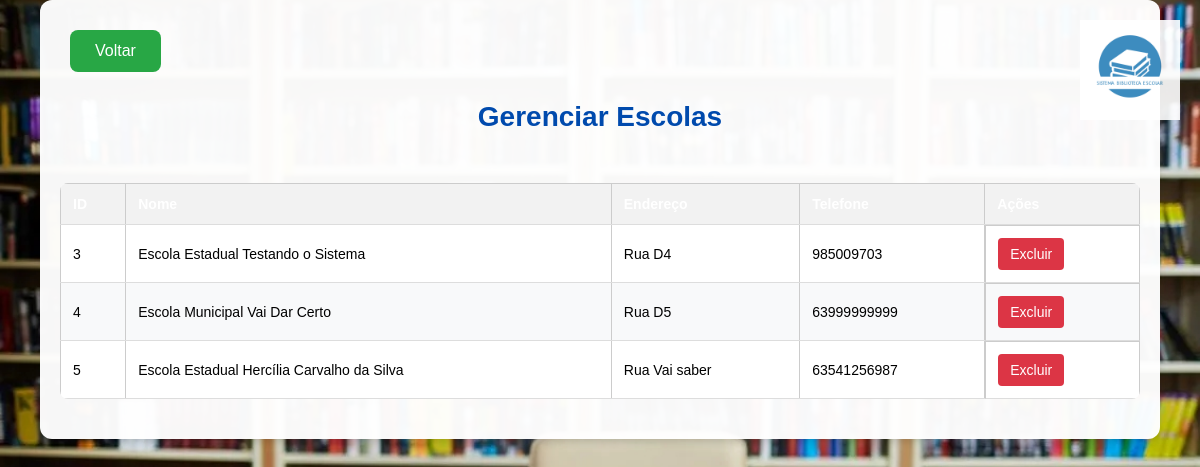
/gerenciar_escolas (signed in), run on an earlier commit of the app's database.
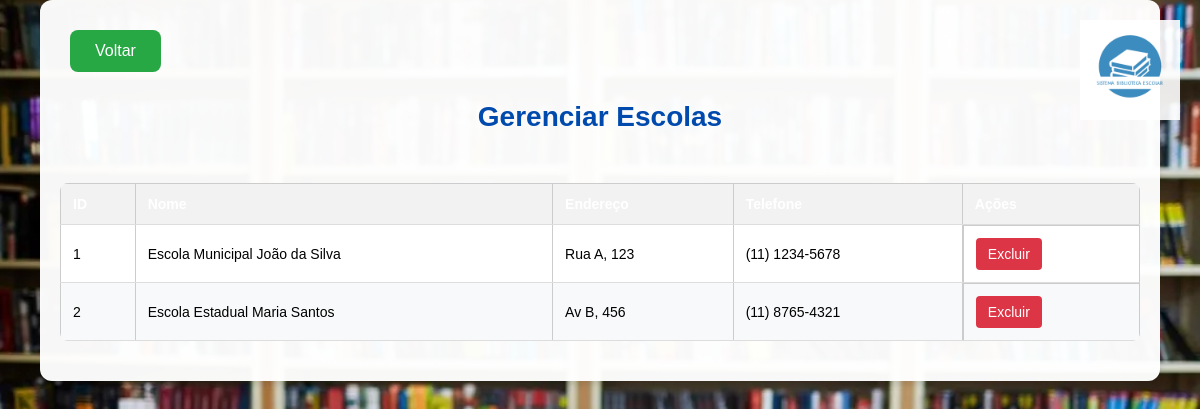
And on a later commit of the database.
### tables this page shows
CREATE TABLE escolas (
    id INTEGER PRIMARY KEY AUTOINCREMENT,
    nome TEXT NOT NULL,
    endereco TEXT,
    telefone TEXT
);

### app.py (the view)
@app.route('/gerenciar_escolas')
def gerenciar_escolas():
    if 'usuario_cpf' not in session:
        return redirect(url_for('login'))
    if session.get('tipo_usuario') != 'super_admin':
        flash('Apenas o administrador geral pode gerenciar escolas!', 'error')
        return redirect(url_for('index'))
    conn = get_db_connection()
    escolas = conn.execute('SELECT * FROM escolas').fetchall()
    conn.close()
    return render_template('gerenciar_escolas.html', escolas=escolas)

### app.py (called while the page is built)
def get_db_connection():
    conn = sqlite3.connect('database.db')
    conn.row_factory = sqlite3.Row
    return conn

### templates/gerenciar_escolas.html (shortened to what this page needs)
<!DOCTYPE html>
<html lang="pt-br">
<head>
    <link rel="stylesheet" href="{{ url_for('static', filename='style.css') }}">
</head>
<body>
    <div class="logo-container">
        <img src="{{ url_for('static', filename='logosbe.png') }}" alt="Logo Sistema Biblioteca Escolar">
    </div>
    <div class="container">
        <a href="{{ url_for('index') }}" class="back-button">Voltar</a>
        <h1>Gerenciar Escolas</h1>
        <div class="table-container">
            <table>
                <thead>
                    <tr>
                        <th>ID</th>
                        <th>Nome</th>
                        <th>Endereço</th>
                        <th>Telefone</th>
                        <th>Ações</th>
                    </tr>
                </thead>
                <tbody>
                    {% for escola in escolas %}
                    <tr>
                        <td>{{ escola.id }}</td>
                        <td>{{ escola.nome }}</td>
                        <td>{{ escola.endereco }}</td>
                        <td>{{ escola.telefone }}</td>
                        <td class="action-buttons">
                            <a href="{{ url_for('excluir_escola', id=escola.id) }}"
                               class="delete-button"
                               onclick="return confirm('Tem certeza que deseja excluir esta escola? Esta ação não pode ser desfeita e excluirá todos os dados relacionados à escola.')">
                                Excluir
                            </a>
                        </td>
                    </tr>
                    {% endfor %}
                </tbody>
            </table>
        </div>
    </div>
</body>
</html>

### static/style.css (style rules this page uses)
body { margin: 0; padding: 0; min-height: 100vh; font-family: Arial, sans-serif; background: url('../static/livro.png.png') no-repeat center center fixed; background-size: cover; display: flex; flex-direction: column; align-items: center; }
.container { background-color: rgba(255, 255, 255, 0.97); padding: 40px; border-radius: 12px; box-shadow: 0 4px 6px rgba(0, 0, 0, 0.1); width: 90%; max-width: 1000px; margin: 40px auto; position: relative; padding-top: 20px; }
.back-button { display: inline-block; padding: 8px 16px; background-color: #28a745; color: white; text-decoration: none; border-radius: 4px; transition: background-color 0.2s; margin-top: 20px; }
table { width: 100%; border-collapse: collapse; margin: 20px 0; background-color: white; }
th, td { padding: 12px; text-align: left; border-bottom: 1px solid #ddd; }
th { background-color: #004aad; color: white; }
tr:nth-child(even) { background-color: #f8f9fa; }
h1 { font-size: 2rem; margin-bottom: 20px; color: #004aad; }
.back-button { padding: 12px 25px; margin: 10px auto; font-size: 16px; background-color: #28a745; color: white; border: none; border-radius: 8px; cursor: pointer; display: inline-block; text-decoration: none; }
table { width: 100%; border-collapse: collapse; margin-top: 20px; }
th, td { padding: 12px 8px; text-align: center; border: 1px solid #ccc; font-size: 14px; }
th { background-color: #003580; color: white; }
a.main-button, a.back-button { display: inline-block; padding: 12px 25px; margin: 10px; font-size: 16px; background-color: #004aad; color: white; border: none; border-radius: 8px; cursor: pointer; text-decoration: none; text-align: center; transition: background 0.3s; }
a.back-button { background-color: #28a745; }
.back-button { padding: 10px 20px; font-size: 16px; background-color: #28a745; color: white; border: none; border-radius: 8px; cursor: pointer; text-decoration: none; transition: background-color 0.3s; display: inline-block; }
table { width: 100%; border-collapse: collapse; margin: 20px 0; background-color: white; border-radius: 8px; overflow: hidden; }
th, td { padding: 12px 15px; text-align: left; border-bottom: 1px solid #ddd; }
th { background-color: #004aad; color: white; font-weight: 500; }
h1 { color: #004aad; margin-bottom: 30px; text-align: center; font-size: 28px; }
.logo-container { position: fixed; top: 20px; right: 20px; z-index: 1000; }
.logo-container img { width: 100px; height: auto; opacity: 0.9; }

### templates/gerenciar_escolas.html (style rules this page uses)
.container { max-width: 1200px; margin: 0 auto; padding: 20px; }
.table-container { overflow-x: auto; }
table { width: 100%; border-collapse: collapse; margin-top: 20px; }
th, td { padding: 12px; text-align: left; border-bottom: 1px solid #ddd; }
th { background-color: #f2f2f2; font-weight: bold; }
.action-buttons { display: flex; gap: 10px; }
.delete-button { background-color: #dc3545; color: white; border: none; padding: 8px 12px; border-radius: 4px; cursor: pointer; text-decoration: none; }
.back-button { display: inline-block; margin-bottom: 20px; padding: 8px 16px; background-color: #6c757d; color: white; text-decoration: none; border-radius: 4px; }

What changed in the data, as far as the page shows it:
removed escolas: id "3", nome "Escola Estadual Testando o Sistema", endereco "Rua D4", telefone "985009703"
removed escolas: id "4", nome "Escola Municipal Vai Dar Certo", endereco "Rua D5", telefone "63999999999"
removed escolas: id "5", nome "Escola Estadual Hercília Carvalho da Silva", endereco "Rua Vai saber", telefone "63541256987"
added escolas: id "1", nome "Escola Municipal João da Silva", endereco "Rua A, 123", telefone "(11) 1234-5678"
added escolas: id "2", nome "Escola Estadual Maria Santos", endereco "Av B, 456", telefone "(11) 8765-4321"
